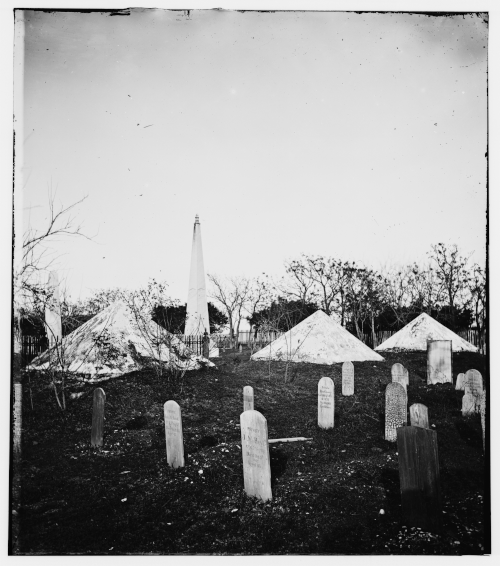
#> input picture data/left.png, 500 x 566 px, given in place of left.tif, which was not available
$ python fundamental_matrix.py
#> lines starting #> are read from the running program, lines starting #| are printed output that depends on the picture; pictures that were not available may be replaced by others from this repository, and a replacement may not be noted
### samples/feature_matching.py
import cv2 as cv
import numpy as np
import math

class ImageWithFeatures:
    def __init__(self, img, target_size, tx = 0, ty = 0):
        scale = max(img.shape[0] / target_size, img.shape[1] / target_size)
        shape = np.int0([img.shape[1] / scale, img.shape[0] / scale])
        self.img = cv.resize(img, shape)

        self.__shift(tx, ty)
        self.__find_features()

    def __shift(self, tx, ty):
        mat = np.array([
            [1, 0, tx],
            [0, 1, ty]
        ], dtype=np.float32)
        self.img = cv.warpAffine(self.img, mat, (self.img.shape[1], self.img.shape[0]))

    def __find_features(self):
        orb = cv.ORB_create(nfeatures=100000)
        self.kp = orb.detect(self.img, None)
        self.kp, self.des = orb.compute(self.img, self.kp)

    def __pts_from_match(self, match, left_kp, right_kp):
        return (np.int0(left_kp[match.queryIdx].pt),
                np.int0(right_kp[match.trainIdx].pt))


    def match(self, o):
        # https://opencv24-python-tutorials.readthedocs.io/en/latest/py_tutorials/py_feature2d/py_matcher/py_matcher.html
        # create BFMatcher object
        bf = cv.BFMatcher(cv.NORM_HAMMING)
        # Match descriptors.
        matches = bf.knnMatch(self.des, o.des, k = 2)
        good = []
        for m,n in matches:
            if m.distance < 0.75 * n.distance:
                good.append(m)

        # Sort them in the order of their distance (between feature vectors, not points).
        ret = sorted(good, key = lambda x:x.distance)
        ret = [self.__pts_from_match(match, self.kp, o.kp) for match in ret]
        return ret

def __lerp(a, b, x):
    return np.add(np.multiply(a, x), np.multiply(b, 1 - x))

def __sigmoid(x):
    return 1 / (1 + math.exp(-x))

def __length(a, b):
    x = np.add(a, np.multiply(b, -1))
    return (x.dot(x)) ** 0.5

# [88 lines left out: functions remove_match_outliers, main, not called in this run]

# [2 lines that do not run on import are left out]

### samples/fundamental_matrix.py
from feature_matching import ImageWithFeatures, remove_match_outliers
import cv2 as cv
import numpy as np
import random
import math

def h2e(X):
    return (X / X[-1])[:-1]

def rectify_shearing(H1, image_width, image_height):

	##### ##### ##### ##### #####
	##### CREDIT
	##### ##### ##### ##### #####

	# Loop & Zhang - via literature
	#	* http://scicomp.stackexchange.com/questions/2844/shearing-and-hartleys-rectification
	# TH. - via stackexchange user
	# 	* http://scicomp.stackexchange.com/users/599/th
	#	* http://scicomp.stackexchange.com/questions/2844/shearing-and-hartleys-rectification

	##### ##### ##### ##### #####
	##### PARAMETERS
	##### ##### ##### ##### #####

	# Let H1 be the rectification homography of image1 (ie. H1 is a homogeneous space)
	# Let H2 be the rectification homography of image2 (ie. H2 is a homogeneous space)
	# image_width, image_height be the dimensions of both image1 and image2

	##### ##### ##### ##### #####

	"""
	Compute shearing transform than can be applied after the rectification transform to reduce distortion.
	Reference:
		http://scicomp.stackexchange.com/questions/2844/shearing-and-hartleys-rectification
		"Computing rectifying homographies for stereo vision" by Loop & Zhang
	"""

	w = image_width
	h = image_height

	'''
	Loop & Zhang use a shearing transform to reduce the distortion
	introduced by the projective transform that mapped the epipoles to infinity
	(ie, that made the epipolar lines parallel).
	Consider the shearing transform:
			| k1 k2 0 |
	S	=	| 0  1  0 |
			| 0  0  1 |
	Let w and h be image width and height respectively.
	Consider the four midpoints of the image edges:
	'''

	a = np.float32([ (w-1)/2.0,	0,			1 ])
	b = np.float32([ (w-1),		(h-1)/2.0,	1 ])
	c = np.float32([ (w-1)/2.0,	(h-1),		1 ])
	d = np.float32([ 0,			(h-1)/2.0,	1 ])

	'''
	According to Loop & Zhang:
	"... we attempt to preserve perpendicularity and aspect ratio of the lines bd and ca"
	'''

	'''
	Let H be the rectification homography and,
	Let a' = H*a be a point in the affine plane by dividing through so that a'2 = 1
	Note: a'2 is the third component, ie, a' = (a'[0], a'1, a'2))
	'''

	# Note: *.dot is a form of matrix*vector multiplication in numpy
	# So a_prime = H*a such that a_prime[2] = 1 (hence the use of h2e function)

	a_prime = h2e(np.matmul(H1, a.transpose()))
	b_prime = h2e(np.matmul(H1, b.transpose()))
	c_prime = h2e(np.matmul(H1, c.transpose()))
	d_prime = h2e(np.matmul(H1, d.transpose()))

	''' Let x = b' - d' and y = c' - a' '''

	x = b_prime - d_prime
	y = c_prime - a_prime

	'''
	According to Loop & Zhang:
		"As the difference of affine points, x and y are vectors in the euclidean image plane.
			Perpendicularity is preserved when (Sx)^T(Sy) = 0, and aspect ratio is preserved if [(Sx)^T(Sx)]/[(Sy)^T(Sy)] = (w^2)/(h^2)"
	'''

	''' The real solution presents a closed-form: '''

	k1 = (h*h*x[1]*x[1] + w*w*y[1]*y[1]) / (h*w*(x[1]*y[0] - x[0]*y[1]))
	k2 = (h*h*x[0]*x[1] + w*w*y[0]*y[1]) / (h*w*(x[0]*y[1] - x[1]*y[0]))

	''' Determined by sign (the positive is preferred) '''

	if (k1 < 0): # Why this?
		k1 *= -1
		k2 *= -1

	return np.float32([
		[k1,	k2,	0],
		[0,		1,	0],
		[0,		0,	1]])

def disparity_uncalibrated(left, right, verbose = False):
    matches = np.array(left.match(right))

    x1 = matches[:, 0]
    x2 = matches[:, 1]

    F, F_mask = cv.findFundamentalMat(x1, x2, method=cv.FM_LMEDS)
    F_mask = F_mask.flatten()
    x1 = x1[F_mask == 1]
    x2 = x2[F_mask == 1]

    if verbose:
        print('F:', F)
        print('Inlier points:', len(x1))

    ret, h1, h2 = cv.stereoRectifyUncalibrated(x1, x2, F, (left.img.shape[1], left.img.shape[0]), threshold = 0)
    if not ret:
        print('Failed to rectify')
        return None

    s1 = rectify_shearing(h1, left.img.shape[1], left.img.shape[0])
    s2 = rectify_shearing(h2, right.img.shape[1], right.img.shape[0])
    h1 = np.matmul(s1, h1)
    h2 = np.matmul(s2, h2)

    n = len(x1)
    x1_ = np.vstack((x1.transpose(), np.ones(n)))

    h, w = left.img.shape
    x1_ = [[0, 0, 1],
           [w, 0, 1],
           [0, h, 1],
           [w, h, 1]]
    x1_ = np.transpose(x1_)

    x1_ = np.matmul(h1, x1_)
    x1_[0] /= x1_[-1]
    x1_[1] /= x1_[-1]
    lx = x1_[0].min()
    ly = x1_[1].min()
    hx = x1_[0].max()
    hy = x1_[1].max()

    T = [[1, 0, -lx],
         [0, 1, -ly],
         [0, 0, 1]]

    sx = 1000 / (hx - lx)
    sy = 1000 / (hy - ly)
    S = [[sx, 0, 0],
         [0, sy, 0],
         [0, 0, 1]]

    h1 = np.matmul(np.matmul(S, T), h1)
    h2 = np.matmul(np.matmul(S, T), h2)

    left_w = left.img.copy()
    left_w = cv.warpPerspective(left_w, h1, (1000, 1000))

    right_w = right.img.copy()
    right_w = cv.warpPerspective(right_w, h2, (1000, 1000))

    frame = None
    if verbose:
        z = .5
        frame = np.add(np.multiply(left_w, z), np.multiply(right_w, 1 - z)).astype(np.uint8)
        frame = cv.cvtColor(frame, cv.COLOR_GRAY2BGR)

    x1_ = np.vstack((x1.transpose(), np.ones(n)))
    x1_ = np.matmul(h1, x1_)

    x2_ = np.vstack((x2.transpose(), np.ones(n)))
    x2_ = np.matmul(h2, x2_)

    dxs = []
    for i in range(len(x1_[0])):
        u = np.int0(h2e(x1_[:, i]))
        v = np.int0(h2e(x2_[:, i]))

        dx = u[0] - v[0]
        dxs += [dx]

        if verbose:
            cv.line(frame, u, v, (255, 0, 0), 2)

    if verbose:
        cv.imshow('warped', frame)

    win_size = 1
    min_disp = min(dxs)
    max_disp = max(dxs) #min_disp * 9
    num_disp = max_disp - min_disp # Needs to be divisible by 16
    num_disp = ((max_disp + 15) // 16) * 16
    #Create Block matching object.
    stereo = cv.StereoSGBM_create(minDisparity= min_disp,
                                   numDisparities = num_disp,
                                   blockSize = 1,
                                   uniquenessRatio = 5,
                                   speckleWindowSize = 5,
                                   speckleRange = 5,
                                   disp12MaxDiff = 0,
                                   P1 = 8*3*win_size**2,#8*3*win_size**2,
                                   P2 =32*3*win_size**2) #32*3*win_size**2)

    disparity = stereo.compute(left_w, right_w)

    right_stereo = cv.ximgproc.createRightMatcher(stereo)
    right_disparity = right_stereo.compute(right_w, left_w)

    wls_filter = cv.ximgproc.createDisparityWLSFilter(stereo)
    wls_filter.setLambda(8000)
    wls_filter.setSigmaColor(1.5)

    filtered_disparity = wls_filter.filter(disparity, left_w, disparity_map_right=right_disparity)

    h1i = np.linalg.inv(h1)
    ret = cv.warpPerspective(filtered_disparity, h1i, (left.img.shape[1], left.img.shape[0]))
    return ret

if __name__ == '__main__':
    # Still no good way to find ty besides manual tuning,
    # but it is very important to get it right to avoid distortion during rectification
    # 3.5 pixels seems OK
    left = ImageWithFeatures(cv.imread('../../data/left.tif', cv.IMREAD_GRAYSCALE), 1000, 0, -3.5)
#> in __init__, `scale = max(img.shape[0] / target_size, img.shape[1] / target_size)`: scale = 0.566
#> in __init__, `shape = np.int0([img.shape[1] / scale, img.shape[0] / scale])`: shape = [883, 1000]
#> in __init__, img is the input picture: shape (566, 500); min 3, max 241, mean 149.9
#> in __shift, `self.img = cv.warpAffine(self.img, mat, (self.img.shape[1], self.img.s..`:
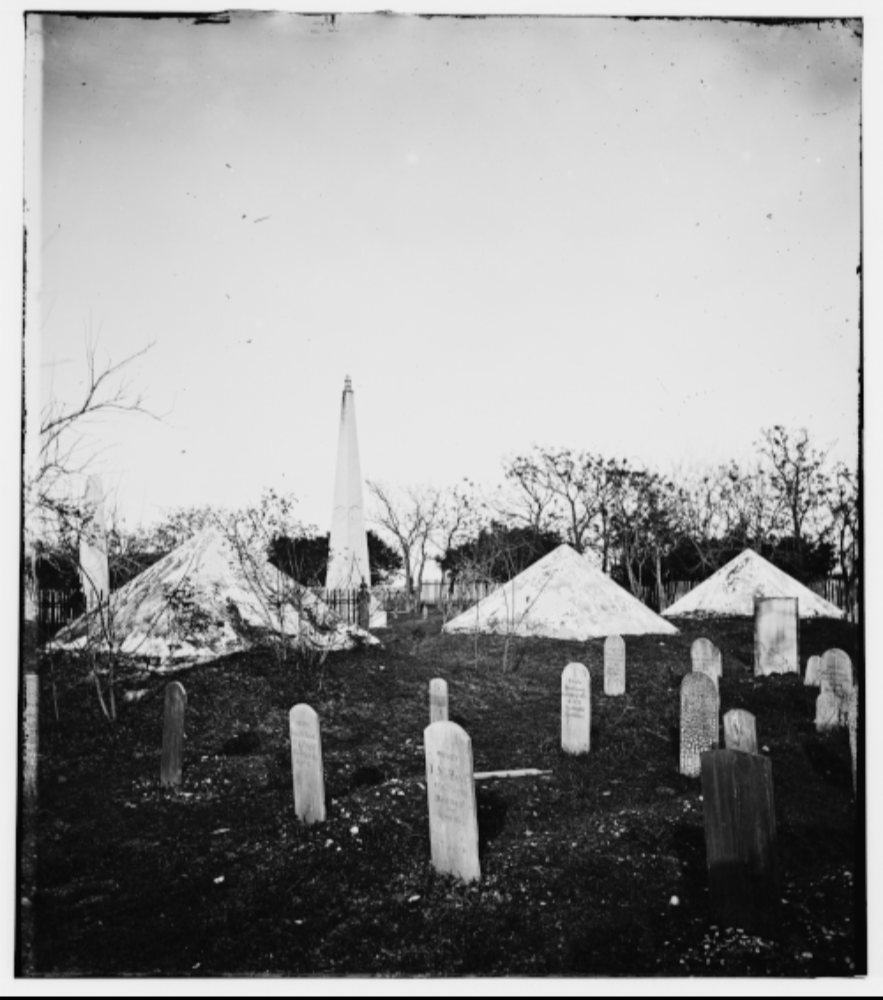
#> self.img: shape (1000, 883); min 0, max 241, mean 149.2
#> in __find_features, `self.kp = orb.detect(self.img, None)`: self.kp = 18321 keypoints; strongest (x, y, size): (355, 829, 37.2), (674, 899, 53.6), (325, 539, 53.6), (354, 827, 44.6)
    right = ImageWithFeatures(cv.imread('../../data/right.tif', cv.IMREAD_GRAYSCALE), 1000)
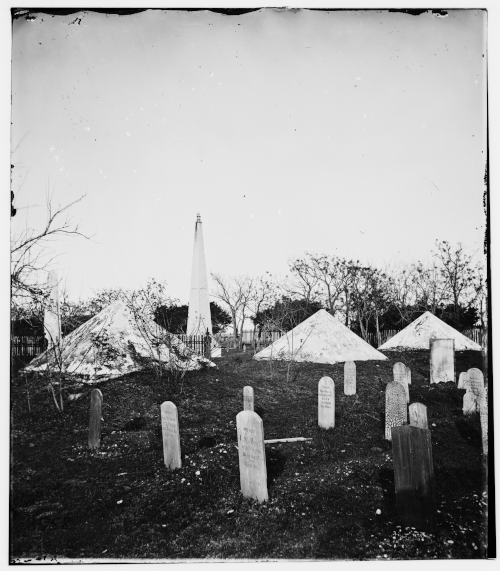
#> input picture data/right.png, 500 x 571 px, given in place of right.tif, which was not available
#> in __init__, img is the input picture: shape (571, 500); min 0, max 242, mean 151.1
#> in __find_features (call 2), `self.kp = orb.detect(self.img, None)`: self.kp = 20775 keypoints; strongest (x, y, size): (664, 896, 44.6), (662, 893, 53.6), (344, 827, 44.6), (661, 894, 64.3)

    disparity = disparity_uncalibrated(left, right)
#> in match, `matches = bf.knnMatch(self.des, o.des, k = 2)`: matches = 18321 matches
#> after the loop in match, `for m,n in matches:`: good = 7854 matches
#> in match, `ret = [self.__pts_from_match(match, self.kp, o.kp) for match in ret]`: ret = 7854 items, first 6: ([534, 445], [537, 443]), ([539, 507], [542, 505]), ([580, 459], [582, 456]), ([566, 477], [568, 474]), ([222, 625], [219, 624]), ([227, 635], [224, 634])
#> in disparity_uncalibrated, `x1 = matches[:, 0]`: x1 = 7854 pairs, first value 48 to 846, second value 224 to 957
#> in disparity_uncalibrated, `x2 = matches[:, 1]`: x2 = 7854 pairs, first value 40 to 837, second value 342 to 956
#> in disparity_uncalibrated, `F, F_mask = cv.findFundamentalMat(x1, x2, method=cv.FM_LMEDS)`: F = [[-6.23e-07, 6.87e-05, -0.0505], [-6.74e-05, 1.87e-06, 0.0977], [0.0506, -0.101, 1]]; F_mask = 7854 values, max 1 at index 0, min 0 at index 343, mean 0.962
#> in disparity_uncalibrated, `x1 = x1[F_mask == 1]`: x1 = 7553 pairs, first value 48 to 841, second value 371 to 957
#> in disparity_uncalibrated, `x2 = x2[F_mask == 1]`: x2 = 7553 pairs, first value 40 to 837, second value 369 to 956
#> in disparity_uncalibrated, `ret, h1, h2 = cv.stereoRectifyUncalibrated(x1, x2, F, (left.img.shape[..`: ret = True; h1 = [[0.0632, 0.0122, 15.4], [-0.0776, 0.0982, 40.46], [-0.000103, -2.19e-05, 0.168]]; h2 = [[0.557, 0.131, 129.5], [-0.701, 0.862, 377.8], [-0.000943, -0.000222, 1.53]]
#> in rectify_shearing, `a_prime = h2e(np.matmul(H1, a.transpose()))`: a_prime = [353.8, 51.2]
#> in rectify_shearing, `b_prime = h2e(np.matmul(H1, b.transpose()))`: b_prime = [1171, 320.2]
#> in rectify_shearing, `c_prime = h2e(np.matmul(H1, c.transpose()))`: c_prime = [552.2, 1039.2]
#> in rectify_shearing, `d_prime = h2e(np.matmul(H1, d.transpose()))`: d_prime = [137.2, 571]
#> in rectify_shearing, `x = b_prime - d_prime`: x = [1033.9, -250.9]
#> in rectify_shearing, `y = c_prime - a_prime`: y = [198.4, 988]
#> in rectify_shearing, `k1 = (h*h*x[1]*x[1] + w*w*y[1]*y[1]) / (h*w*(x[1]*y[0] - x[0]*y[1]))`: k1 = -0.871
#> in rectify_shearing, `k2 = (h*h*x[0]*x[1] + w*w*y[0]*y[1]) / (h*w*(x[0]*y[1] - x[1]*y[0]))`: k2 = -0.113
#> in rectify_shearing, `k1 *= -1`: k1 = 0.871
#> in rectify_shearing, `k2 *= -1`: k2 = 0.113
#> in disparity_uncalibrated, `s1 = rectify_shearing(h1, left.img.shape[1], left.img.shape[0])`: s1 = [[0.871, 0.113, 0], [0, 1, 0], [0, 0, 1]]
#> in disparity_uncalibrated, `s2 = rectify_shearing(h2, right.img.shape[1], right.img.shape[0])`: s2 = [[0.863, 0.0767, 0], [0, 1, 0], [0, 0, 1]]
#> in disparity_uncalibrated, `h1 = np.matmul(s1, h1)`: h1 = [[0.0463, 0.0217, 17.97], [-0.0776, 0.0982, 40.46], [-0.000103, -2.19e-05, 0.168]]
#> in disparity_uncalibrated, `h2 = np.matmul(s2, h2)`: h2 = [[0.428, 0.179, 140.8], [-0.701, 0.862, 377.8], [-0.000943, -0.000222, 1.53]]
#> in disparity_uncalibrated, `n = len(x1)`: n = 7553
#> in disparity_uncalibrated, `x1_ = np.matmul(h1, x1_)`: x1_ = [[17.97, 58.84, 39.66, 80.53], [40.46, -28.02, 138.7, 70.17], [0.168, 0.0767, 0.146, 0.0549]]
#> in disparity_uncalibrated, `lx = x1_[0].min()`: lx = 107.2
#> in disparity_uncalibrated, `ly = x1_[1].min()`: ly = -365.1
#> in disparity_uncalibrated, `hx = x1_[0].max()`: hx = 1467.5
#> in disparity_uncalibrated, `hy = x1_[1].max()`: hy = 1278.8
#> in disparity_uncalibrated, `T = [[1, 0, -lx], [0, 1, -ly], [0, 0, 1]]`: T = [[1, 0, -107.2], [0, 1, 365.1], [0, 0, 1]]
#> in disparity_uncalibrated, `sx = 1000 / (hx - lx)`: sx = 0.735
#> in disparity_uncalibrated, `sy = 1000 / (hy - ly)`: sy = 0.608
#> in disparity_uncalibrated, `S = [[sx, 0, 0], [0, sy, 0], [0, 0, 1]]`: S = [[0.735, 0, 0], [0, 0.608, 0], [0, 0, 1]]
#> in disparity_uncalibrated, `h1 = np.matmul(np.matmul(S, T), h1)`: h1 = [[0.0421, 0.0177, -1.65e-15], [-0.07, 0.0549, 61.85], [-0.000103, -2.19e-05, 0.168]]
#> in disparity_uncalibrated, `h2 = np.matmul(np.matmul(S, T), h2)`: h2 = [[0.389, 0.149, -16.82], [-0.636, 0.475, 569], [-0.000943, -0.000222, 1.53]]
#> in disparity_uncalibrated, `right_w = cv.warpPerspective(right_w, h2, (1000, 1000))`:
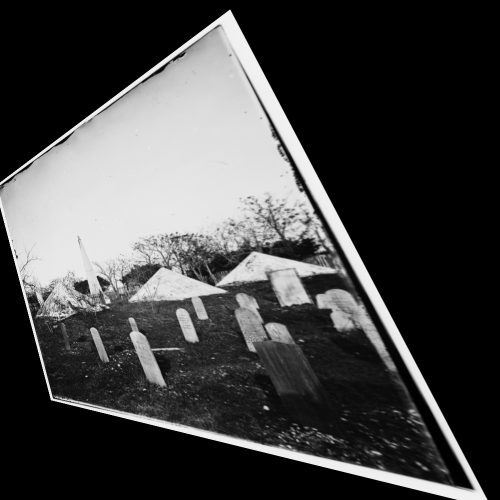
#> right_w: shape (1000, 1000) (shown at 1/2 size); min 0, max 241, mean 68.2
#> the loop in disparity_uncalibrated, `for i in range(len(x1_[0])):` made 7553 passes
#> (u, v, dx) on passes 16 to 18: ([323, 516], [306, 516], 17), ([303, 522], [287, 522], 16), ([600, 475], [587, 474], 13)
#> after the loop in disparity_uncalibrated, `for i in range(len(x1_[0])):`: dxs = 7553 values, max 46 at index 703, min 11 at index 7392, mean 18.78
#> in disparity_uncalibrated, `min_disp = min(dxs)`: min_disp = 11
#> in disparity_uncalibrated, `max_disp = max(dxs)`: max_disp = 46
#> in disparity_uncalibrated, `num_disp = max_disp - min_disp`: num_disp = 35
#> in disparity_uncalibrated, `num_disp = ((max_disp + 15) // 16) * 16`: num_disp = 48
#> in disparity_uncalibrated, `disparity = stereo.compute(left_w, right_w)`:
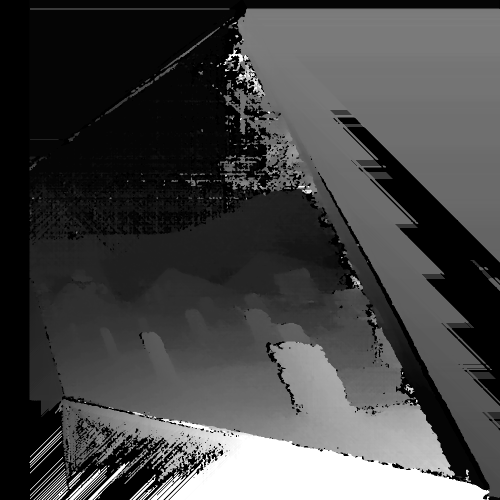
#> disparity: shape (1000, 1000) int16 (shown at 1/2 size); min 160, max 928, mean 370.8; drawn with min black and max white
#> in disparity_uncalibrated, `right_disparity = right_stereo.compute(right_w, left_w)`:
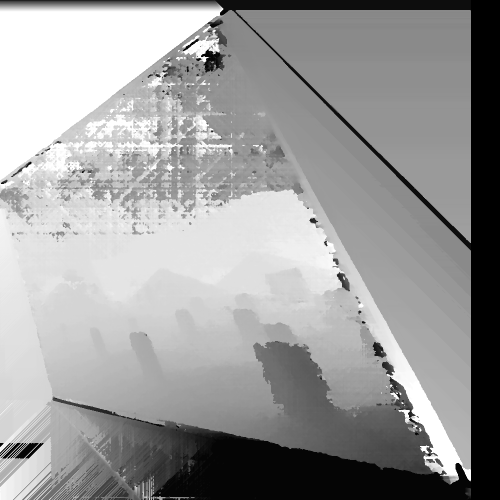
#> right_disparity: shape (1000, 1000) int16 (shown at 1/2 size); min -944, max -176, mean -474.5; drawn with min black and max white
#> in disparity_uncalibrated, `h1i = np.linalg.inv(h1)`: h1i = [[19.56, -5.49, 2024.9], [9.96, 13.09, -4829.3], [0.0133, -0.00166, 6.58]]
#> in disparity_uncalibrated, `ret = cv.warpPerspective(filtered_disparity, h1i, (left.img.shape[1], ..`:
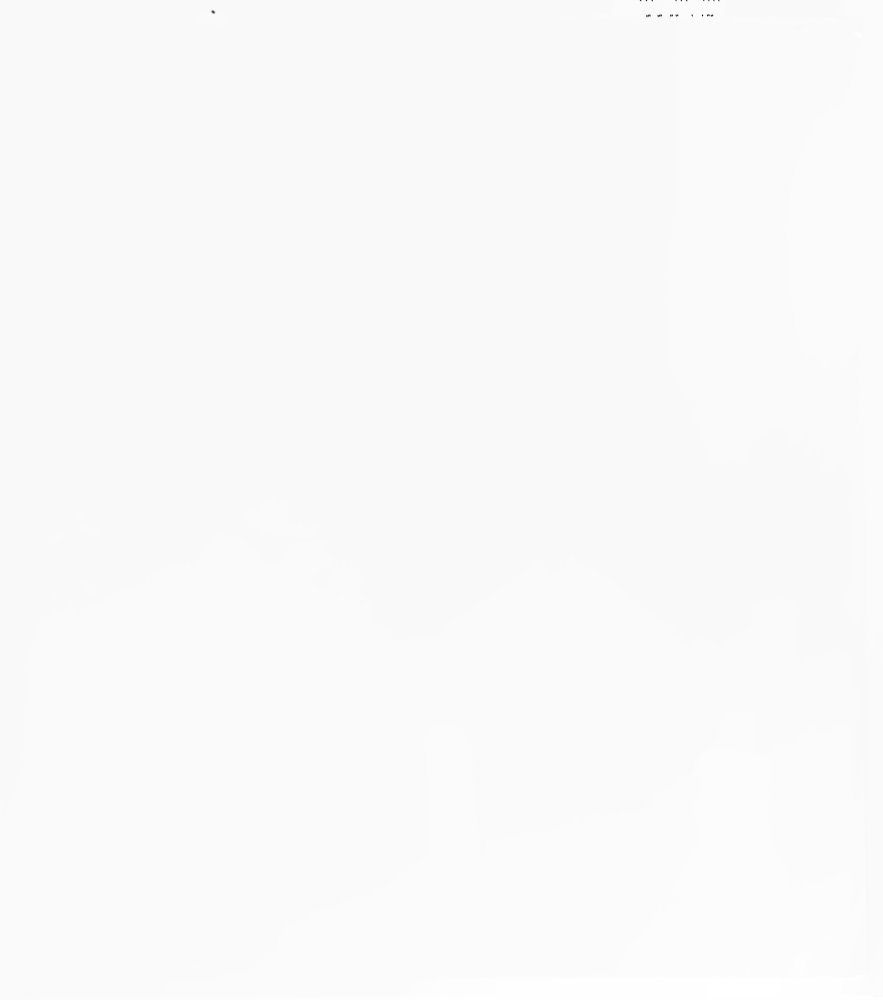
#> ret: shape (1000, 883) int16; min -31728, max 928, mean 321.3; drawn with min black and max white
    disparity = np.ones(disparity.shape) / disparity * 50000
#> disparity: shape (1000, 883) float64

    disparity = disparity.clip(None, 255)

    # disparity = cv.normalize(disparity, disparity, alpha=255, beta=0, norm_type=cv.NORM_MINMAX)
    disparity = np.uint8(disparity)
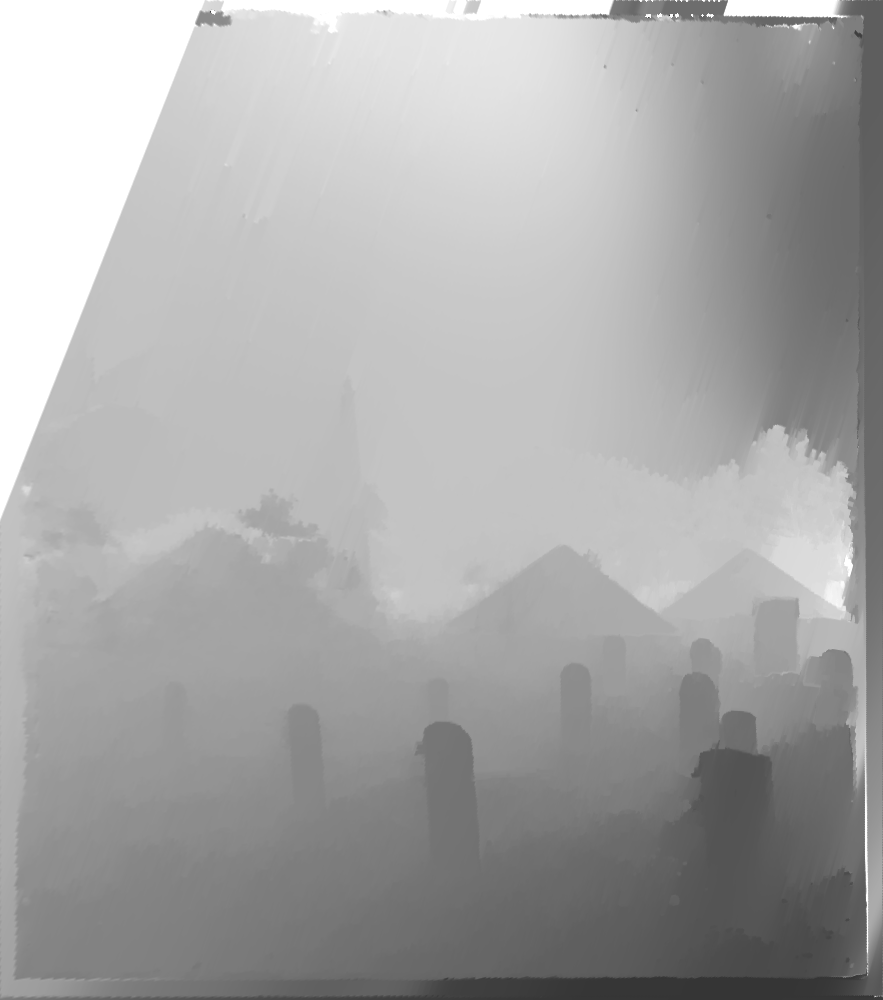
#> disparity: shape (1000, 883); min 44, max 255, mean 167.7

    cv.imshow('disparity', disparity)
    cv.waitKey(0)
